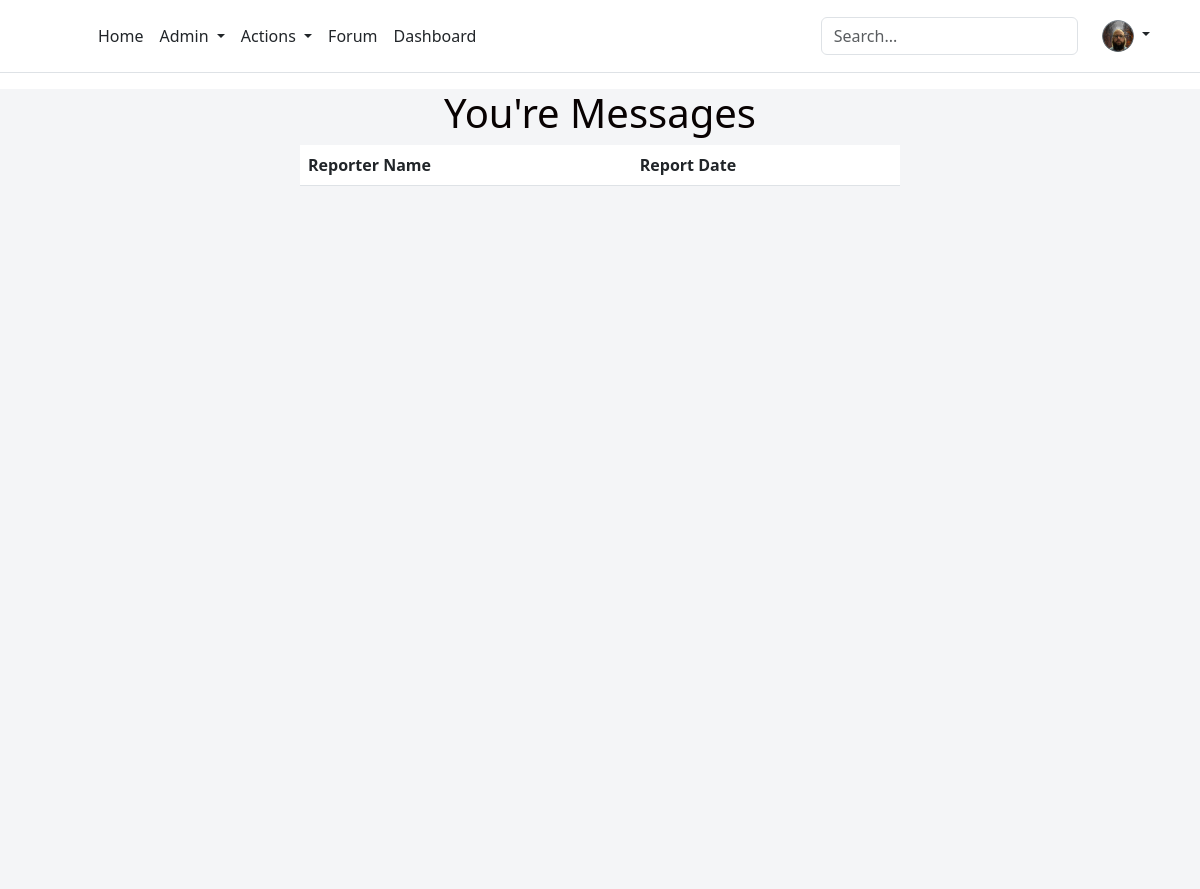
/my-messages-list/ (signed in), run on an earlier commit of the app's database.
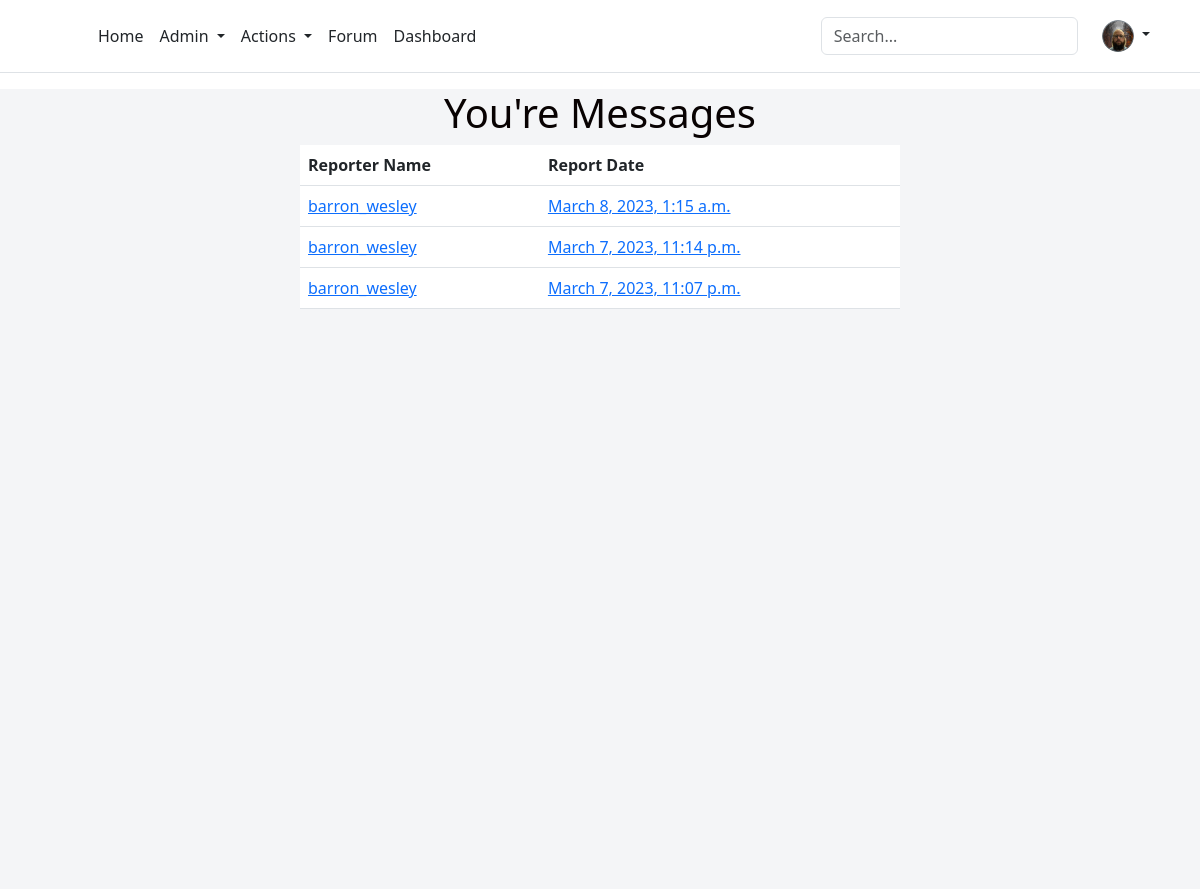
And on a later commit of the database.
### skmsapp/models.py (models this page shows)
class ReportReplyToSubmitter(models.Model):
    submitter = models.CharField(max_length=50, null=True)
    report_reply = models.TextField()
    reply_date = models.DateTimeField(auto_now_add=True)
    activity_date = models.DateTimeField(null=True)
    is_read = models.CharField(max_length=1)
    def __str__(self):
        return f'{self.submitter} - {self.activity_date}'

### skmsapp/views.py (the view)
# urls.py: path('my-messages-list/', views.submitterReportList, name='submitterReportList'),
@login_required
def submitterReportList(request):
    user = request.user
    post = ReportReplyToSubmitter.objects.filter(submitter=user)
    print(post)
    if user.is_authenticated:
            return render(request, "my-messages-list.html", {'post':post, 'user':user})
    else:
        messages.success(request, "You must be loged in to access your messages.")
        return redirect("home")

### skmsapp/templates/my-messages-list.html
{% extends "site-skeleton.html" %}
{% block body %}
<center>
<div style="width:50%;">
<h1 style="color:rgb(8, 2, 2)">You're Messages</h1>
<table class="table">
    <thead class="thead-dark" style="background-color: #14a44d; color: white;">
      <tr>
        <th scope="col">Reporter Name</th>
        <th scope="col">Report Date</th>
      </tr>
    </thead>
    <tbody>
    {% for i in post reversed %}
      <tr>
        <td><a href="/my-messages-read/{{i.id}}">{{i.submitter}}</a></td>
        {% load tz %}
        <td><a href="/my-messages-read/{{i.id}}">{{i.activity_date|timezone:"America/New_York"}}</a></td>
      </tr>
    {% endfor %}
    </tbody>
  </table>
</div>
{% endblock %}

What changed in the data, as far as the page shows it:
added ReportReplyToSubmitter: submitter "barron_wesley", activity_date "March 8, 2023, 1:15 a.m."
added ReportReplyToSubmitter: submitter "barron_wesley", activity_date "March 7, 2023, 11:14 p.m."
added ReportReplyToSubmitter: submitter "barron_wesley", activity_date "March 7, 2023, 11:07 p.m."
